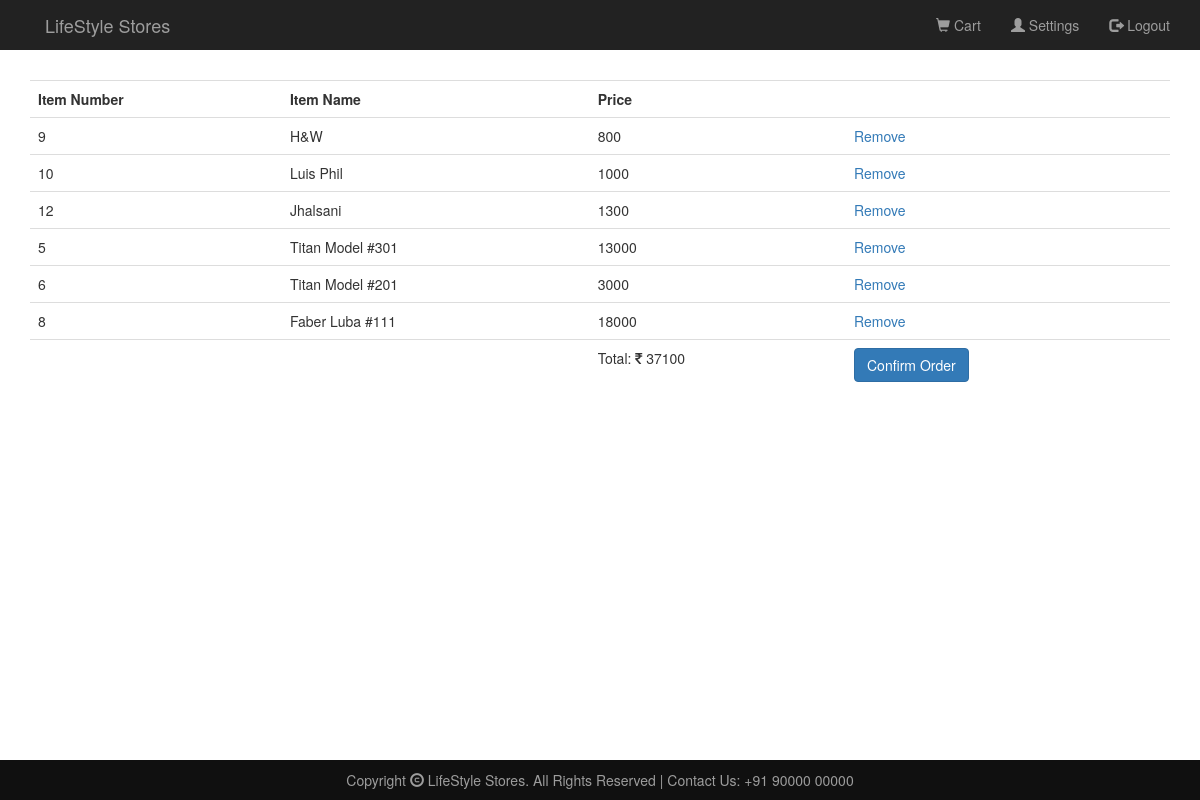
Screenshot of /cart.php (signed in) with the database file from the repository.
### tables this page shows
CREATE TABLE `items` (
  `id` int(11) NOT NULL,
  `name` varchar(255) NOT NULL,
  `price` int(11) NOT NULL
);

### cart.php (the view, shortened to what this page needs)
<?php
    require './includes/common.php';
?>
<!DOCTYPE html>
<html>
    <head>
		<link rel="stylesheet" href="https://maxcdn.bootstrapcdn.com/bootstrap/3.3.7/css/bootstrap.min.css">
		<link rel="stylesheet" href="https://cdnjs.cloudflare.com/ajax/libs/font-awesome/4.7.0/css/font-awesome.min.css">
		<link rel="stylesheet" type="text/css" href="index.css">
    </head>
    <body>
        <?php
            require './includes/header.php';
            $user_id = $_SESSION["id"];
            $query = "SELECT p.id, p.name, p.price FROM items p INNER JOIN users_items up ON up.item_id = p.id WHERE up.user_id = '$user_id' AND up.status = 'Added to cart'";
            $result = mysqli_query($conn, $query) or die(mysqli_error($conn));
            if(mysqli_num_rows($result) == 0){
                echo '<h4 class="container panel-margin">Add products to cart first. Goto <a href="products.php">Products</a> page.</h4>';
            }else{
                $total = 0;
        ?>
        <div class="container panel-margin">
            <table class="table table-hover">
                <tr>
                    <th>Item Number</th>
                    <th>Item Name</th>
                    <th>Price</th>
                    <th></th>
                </tr>
                <?php while($row = mysqli_fetch_array($result)){ ?>
                <tr>
                    <td><?php echo $row["id"] ?></td>
                    <td><?php echo $row["name"] ?></td>
                    <td><?php $total += $row["price"]; echo $row["price"] ?></td>
                    <td><a href="cart-remove.php?id=<?php echo $row["id"]; ?>">Remove</a></td>
                </tr>
                <?php
                    }
                ?>
                <tr>
                    <td></td>
                    <td></td>
                    <td>Total: <i class="fa fa-rupee"></i> <?php echo $total; ?></td>
                    <td><a href="success.php" class="btn btn-primary">Confirm Order</a></td>
                </tr>
            </table>
        </div>
        <?php
            }
            require './includes/footer.php';
        ?>
    </body>
</html>

### includes/header.php (shortened to what this page needs)
<nav class="nav navbar-inverse navbar-fixed-top">
	<div class="container">
		<div class="navbar-header">
			<a href="index.php" class="navbar-brand">LifeStyle Stores</a>
		</div>
		<div class="collapse navbar-collapse" id="mynavBar">
			<?php
				if(isset($_SESSION["email_id"])){
			?>
				<ul class="nav navbar-nav navbar-right">
					<li><a href="cart.php"><span class="glyphicon glyphicon-shopping-cart"></span> Cart</a></li>
					<li><a href="settings.php"><span class="glyphicon glyphicon-user"></span> Settings</a></li>
					<li><a href="logout.php"><span class="glyphicon glyphicon-log-out"></span> Logout</a></li>
				</ul>
			<?php
				}
			?>
		</div>
	</div>
</nav>

### includes/footer.php
<footer>
	<div class="container">
		Copyright <span class="glyphicon glyphicon-copyright-mark"></span> LifeStyle Stores.
		All Rights Reserved | Contact Us: +91 90000 00000
	</div>
</footer>

### index.css (style rules this page uses)
footer { position: fixed; padding: 10px 0; text-align: center; bottom: 0; background-color: #101010; color: #9d9d9d; width: 100%; }
.panel-margin { margin-top: 80px; margin-bottom: 80px; }

### rows the page displays
items: id "9", name "H&W", price "800"
items: id "10", name "Luis Phil", price "1000"
items: id "12", name "Jhalsani", price "1300"
items: id "5", name "Titan Model #301", price "13000"
items: id "6", name "Titan Model #201", price "3000"
items: id "8", name "Faber Luba #111", price "18000"

### other values shown
$total "37100"
